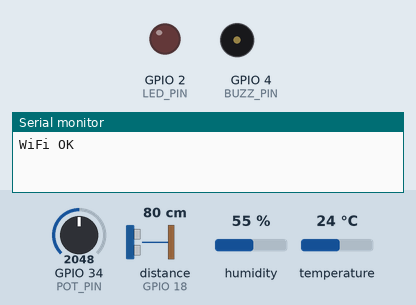
The sketch below on a simulated ESP32. Shown: output pins drawn as LEDs (lit = HIGH), buzzer (waves = sounding), the last lines printed to the serial monitor. Wiring (from diagram.json): ultrasonic range finder: trigger GPIO 5; echo GPIO 18. The test bench sets the inputs (shaded band); at power-on: distance to the obstacle (sensor on GPIO 18) 80 cm, GPIO 34 (POT_PIN) = 2048, humidity 55 %, temperature 24 °C. The echo pulse lasts 58.3 µs per cm; WiFi joins after 1.5 s; servers stay silent unless stated; web services answer with replies made up by the test bench; pins used as bus, display or sensor lines are not drawn.

Above: at 2.7 s.
2.8 s: distance to the obstacle (sensor on GPIO 18) set to 33 cm
4.3 s: distance to the obstacle (sensor on GPIO 18) set to 27 cm
At 5.4 s:
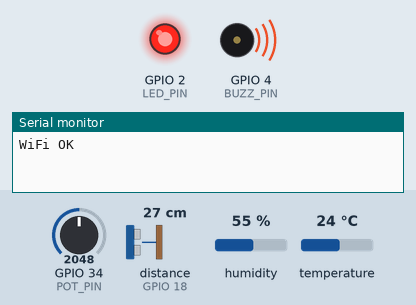
5.8 s: distance to the obstacle (sensor on GPIO 18) set to 35 cm
At 6.8 s:
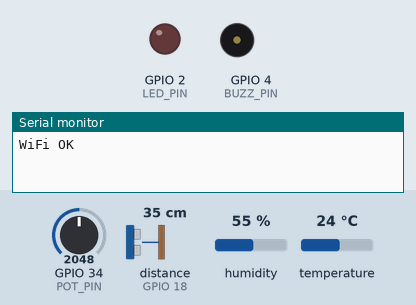
7.3 s: distance to the obstacle (sensor on GPIO 18) set to 2 cm
At 15.32 s:
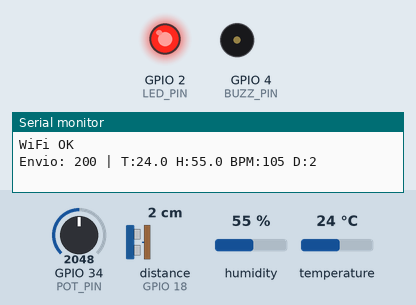
Timing chart, 0 to 32.0 s (numbered marks = the images above; inputs shaded):
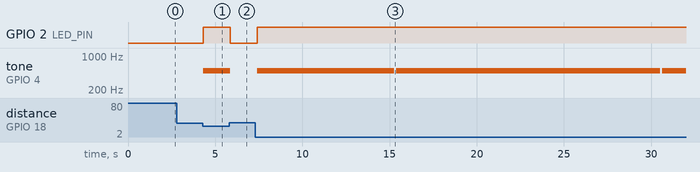

The sketch:

sketch.ino
```cpp
/*
  PROJETO: Office Sense
  EVENTO: Global Solutions 2025 - O Futuro do Trabalho

  AUTORES:
  - Vinicius Alexanxre Aureliano Ribeiro - RM561606

  DESCRIÇÃO:
  Sistema de monitoramento de saúde e ambiente para home office utilizando Edge Computing.
  O código lê sensores, processa alertas locais (sem internet) e envia telemetria para nuvem.
*/

#include <WiFi.h>
#include <HTTPClient.h>
#include <DHT.h>

// Hardware
#define DHTPIN 15
#define DHTTYPE DHT22
#define POT_PIN 34
#define TRIG_PIN 5
#define ECHO_PIN 18
#define LED_PIN 2
#define BUZZ_PIN 4

// Rede e API
const char* ssid = "Wokwi-GUEST";
const char* pass = "";
const char* apiKey = "93YQ6104PRZGH6YC";
const char* server = "http://api.thingspeak.com";

DHT dht(DHTPIN, DHTTYPE);
unsigned long lastTime = 0;
const long interval = 15000;

void setup() {
  Serial.begin(115200);
  dht.begin();
  pinMode(POT_PIN, INPUT);
  pinMode(TRIG_PIN, OUTPUT);
  pinMode(ECHO_PIN, INPUT);
  pinMode(LED_PIN, OUTPUT);
  pinMode(BUZZ_PIN, OUTPUT);

  WiFi.begin(ssid, pass);
  while (WiFi.status() != WL_CONNECTED) delay(100);
  Serial.println("WiFi OK");
}

void loop() {
  // 1. Leitura de Sensores
  float h = dht.readHumidity();
  float t = dht.readTemperature();
  if (isnan(h) || isnan(t)) { h = 0; t = 0; }

  int bpm = map(analogRead(POT_PIN), 0, 4095, 60, 150);

  digitalWrite(TRIG_PIN, LOW); delayMicroseconds(2);
  digitalWrite(TRIG_PIN, HIGH); delayMicroseconds(10);
  digitalWrite(TRIG_PIN, LOW);
  long dist = pulseIn(ECHO_PIN, HIGH) * 0.0344 / 2;

  // 2. Edge Computing (Lógica Local)
  bool alerta = false;
  int tom = 0;

  if (bpm > 110) { alerta = true; tom = 1000; }        // Estresse
  else if (dist < 30) { alerta = true; tom = 500; }    // Ergonomia
  else if (t > 35 || h < 30) { alerta = true; tom = 1500; } // Ambiente

  digitalWrite(LED_PIN, alerta);
  if (alerta) tone(BUZZ_PIN, tom, 200);
  else noTone(BUZZ_PIN);

  // 3. Envio Cloud (HTTP)
  if (millis() - lastTime > interval) {
    if (WiFi.status() == WL_CONNECTED) {
      HTTPClient http;
      String url = String(server) + "/update?api_key=" + apiKey +
                   "&field1=" + t + "&field2=" + h +
                   "&field3=" + bpm + "&field4=" + dist;

      http.begin(url);
      int code = http.GET();
      Serial.printf("Envio: %d | T:%.1f H:%.1f BPM:%d D:%ld\n", code, t, h, bpm, dist);
      http.end();
    }
    lastTime = millis();
  }
  delay(100);
}
```

Measured:
- the behaviour switches between 30 and 29 cm on distance to the obstacle (sensor on GPIO 18) (found by bisection; images 0 and 1)
- after the input at 2.8 s, every drawn part: stays the same
- after the input at 4.3 s, GPIO 2 (LED_PIN): LOW → HIGH at once; tone on GPIO 4 (BUZZ_PIN): silent → 500 Hz at once
- after the input at 5.8 s, GPIO 2 (LED_PIN): HIGH → LOW after 0.06 s; tone on GPIO 4 (BUZZ_PIN): 500 Hz → silent after 0.06 s
- after the input at 7.3 s, GPIO 2 (LED_PIN): LOW → HIGH after 0.10 s; tone on GPIO 4 (BUZZ_PIN): goes 500 Hz 7.9 s, silent 0.10 s, 500 Hz 15.2 s, silent 0.10 s, then 500 Hz, starting after 0.10 s
